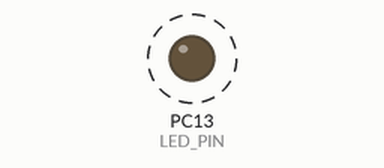
The sketch below on a simulated STM32 Black Pill. Parts: output pins drawn as LEDs (lit = HIGH). Dashed ring = blinking. What the sketch prints to the serial monitor is not drawn.

Above: at 0.2 s.
Timing chart, 0 to 3.0 s (numbered marks = the images above):
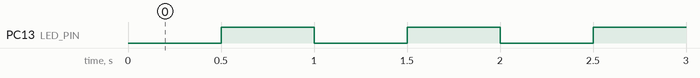

The sketch:

01_blink.ino
```cpp
// 01_blink.ino - is the Black Pill alive and can we upload to it?
//
// No motor yet. If the small blue LED blinks and the Serial Monitor prints
// "tick", your IDE, board settings and USB cable are all good.
//
// The Black Pill's LED is on PC13 and is "active low":
// writing LOW turns it ON, writing HIGH turns it OFF.

#define LED_PIN PC13

void setup() {
  pinMode(LED_PIN, OUTPUT);
  Serial.begin(115200);  // over USB; the number doesn't matter for USB CDC
}

void loop() {
  digitalWrite(LED_PIN, LOW);   // on
  Serial.println("tick");
  delay(500);
  digitalWrite(LED_PIN, HIGH);  // off
  delay(500);
}
```

Measured:
- by itself, PC13 (LED_PIN): alternates HIGH for 0.50 s and LOW for 0.50 s
